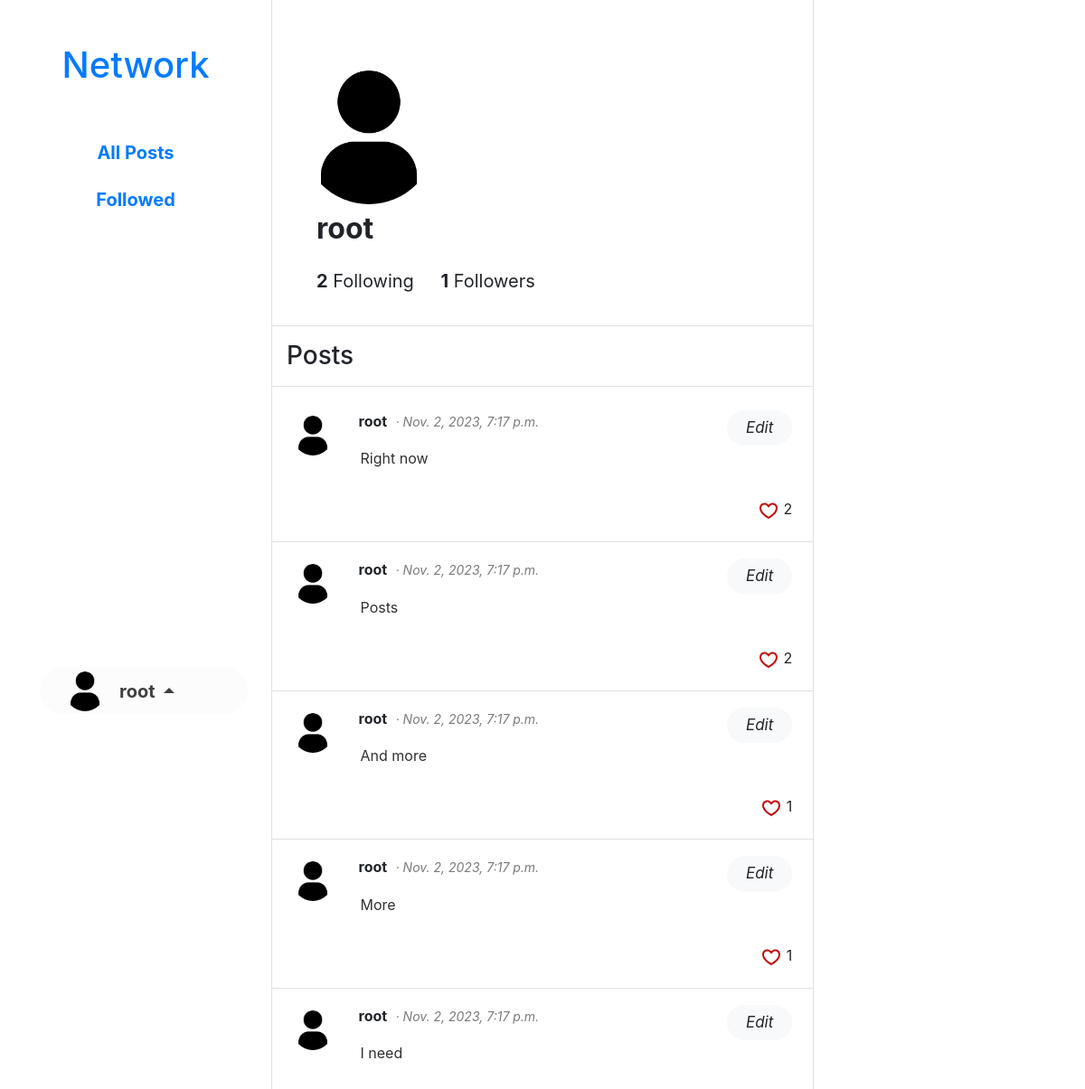
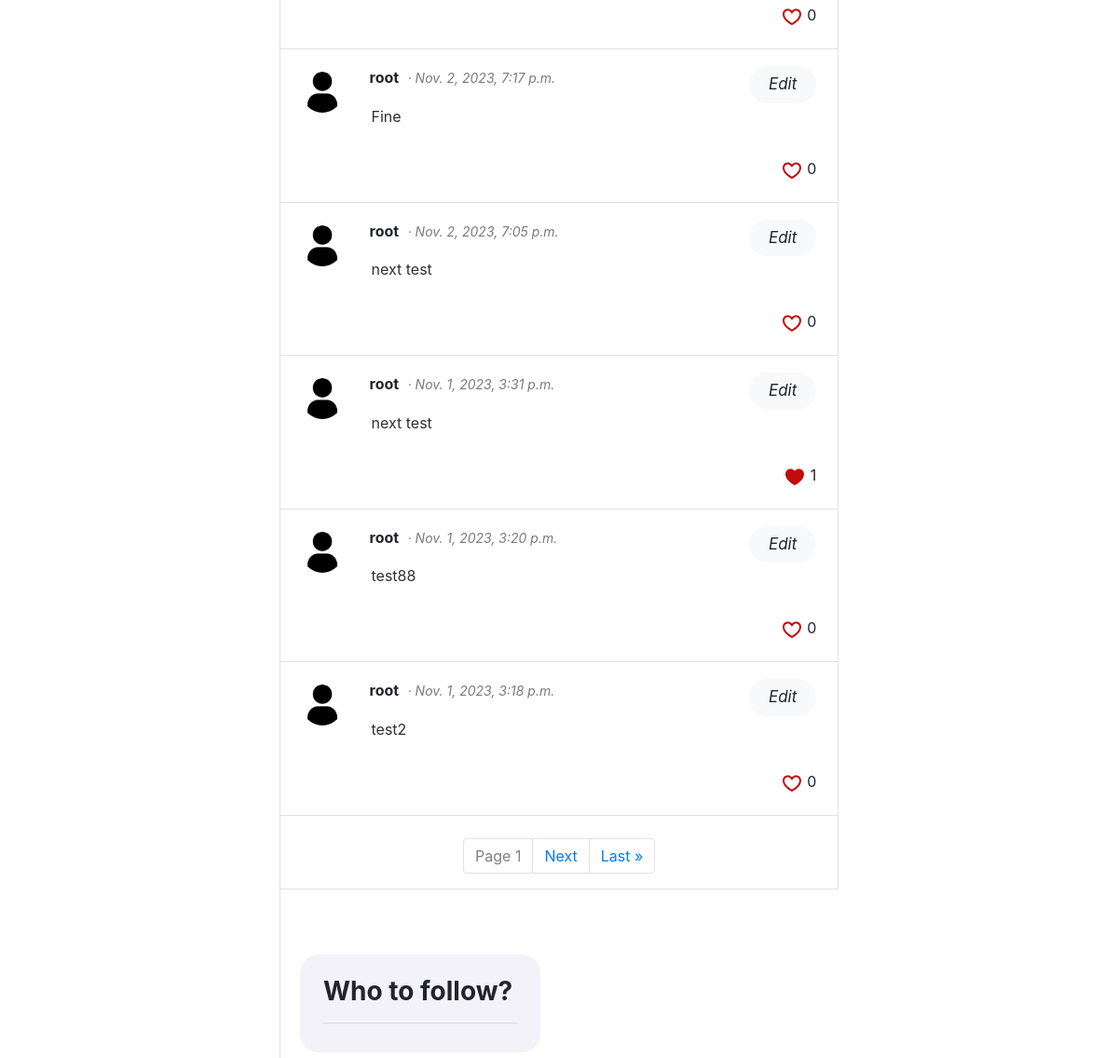
/profile/2 (signed in), run on the app's committed database (2 pictures, top to bottom).
### network/models.py (models this page shows, shortened)
class User(AbstractUser):
    avatar = models.ImageField(upload_to='profile_pictures', null=True, blank=True)
    followed = models.ManyToManyField('self', symmetrical=False, blank=True, related_name='followers')

class Post(models.Model):
    author = models.ForeignKey(User, on_delete=models.CASCADE, related_name="posts")
    content = models.CharField(max_length=2048)
    likes = models.ManyToManyField(User, blank=True, related_name="liked")
    created_at = models.DateTimeField(auto_now_add=True)

### network/views.py (the view)
# urls.py: path("profile/<str:user_id>", views.profile_view, name="profile"),
def profile_view(request, user_id):
    user = User.objects.get(id=user_id)
    paginator = Paginator(Post.objects.filter(author=user).order_by('-created_at'), 10)
    page_number = request.GET.get('page')
    if not page_number:
        page_number = 1
    if request.user.is_authenticated:
        to_follow = User.objects.exclude(id__in=request.user.followed.all().values_list('id')).exclude(id=request.user.id).annotate(followers_count=Count('followers')).order_by('-followers_count')[:5]
    else:
        to_follow = User.objects.annotate(followers_count=Count('followers')).order_by('-followers_count')[:5]
    return render(request, "network/profile.html", {
        "profile": user,
        "followed": request.user.followed.filter(id=user_id).first() if request.user.is_authenticated else False,
        "posts": paginator.get_page(page_number),
        "to_follow": to_follow
    })

### network/templates/network/profile.html (shortened to what this page needs)
{% extends "network/index.html" %}
{% load static %}
{% block body2 %}
<div class="divs-2 ">
    <div>
        {% if profile.avatar %}
            <div class="m-2 avatar2" style="background-image: url('{{ profile.avatar.url }}');"></div>
        {% else %}
            <div class="m-2 avatar2" style="background-image: url('{% static 'network/default-avatar.png' %}');"></div>
        {% endif %}
        <h2 class="m-1 ml-4"><strong>{{ profile.username }}</strong></h2>
        <div class="m-4 blockquote">
            <b>{{ profile.followed.count }}</b> Following <b class="ml-4">{{ profile.followers.count }}</b> Followers
    </div>
    </div>
</div>
<h3 class="p-3 hr">Posts</h3>
<div id="posts-container">
    {% for post in posts %}
        <div class="row p-2 pt-4 border-top border-bottom post-container">
            <div class="col-1">
                {% if post.author.avatar %}
                    <div class="avatar" style="background-image: url('{{ post.author.avatar.url }}');"></div>
                {% else %}
                    <div class="avatar" style="background-image: url('{% static 'network/default-avatar.png' %}');"></div>
                {% endif %}
            </div>
            <div class="col-11">
                <div class="ml-4 post-content-container">
                    <strong>{{ post.author.username }}</strong>
                    <i class="timestamp">· {{ post.created_at }}</i>
                    {% if post.author == user %}
                        <i class="btn btn-light font-weight-normal float-right edit-post-button" data-post-id="{{ post.id }}">Edit</i>
                    {% endif %}
                    <br>
                    <textarea class="bg-transparent post-content" type="text" disabled>{{ post.content }}</textarea>
                    <div class="like-container">
                        {% if user in post.likes.all %}
                            <svg style="display: inline-block;" class="like" data-post="{{ post.id }}" data-like="true"><g color="#c20b0b"><path fill="currentcolor" d="M20.884 13.19c-1.351 2.48-4.001 5.12-8.379 7.67l-.503.3-.504-.3c-4.379-2.55-7.029-5.19-8.382-7.67-1.36-2.5-1.41-4.86-.514-6.67.887-1.79 2.647-2.91 4.601-3.01 1.651-.09 3.368.56 4.798 2.01 1.429-1.45 3.146-2.1 4.796-2.01 1.954.1 3.714 1.22 4.601 3.01.896 1.81.846 4.17-.514 6.67z"></path></g></svg>
                        {% else %}
                            <svg style="display: inline-block;" class="like " data-post="{{ post.id }}" data-like="false"><g color="#c20b0b"><path fill="currentcolor" d="M16.697 5.5c-1.222-.06-2.679.51-3.89 2.16l-.805 1.09-.806-1.09C9.984 6.01 8.526 5.44 7.304 5.5c-1.243.07-2.349.78-2.91 1.91-.552 1.12-.633 2.78.479 4.82 1.074 1.97 3.257 4.27 7.129 6.61 3.87-2.34 6.052-4.64 7.126-6.61 1.111-2.04 1.03-3.7.477-4.82-.561-1.13-1.666-1.84-2.908-1.91zm4.187 7.69c-1.351 2.48-4.001 5.12-8.379 7.67l-.503.3-.504-.3c-4.379-2.55-7.029-5.19-8.382-7.67-1.36-2.5-1.41-4.86-.514-6.67.887-1.79 2.647-2.91 4.601-3.01 1.651-.09 3.368.56 4.798 2.01 1.429-1.45 3.146-2.1 4.796-2.01 1.954.1 3.714 1.22 4.601 3.01.896 1.81.846 4.17-.514 6.67z"></path></g></svg>
                        {% endif %}
                        <p class="likes-count likes-count-{{ post.id }}">{{ post.likes.count }}</p>
                    </div>
                </div>
            </div>
        </div>
    {% endfor %}
    <div class="d-flex justify-content-center mt-4">
        <ul class="pagination">
            <span class="current">
                <li class="page-item"><a class="page-link disabled">Page {{ posts.number }}</a></li>
            </span>
            {% if posts.has_next %}
                <li class="page-item"><a class="page-link" href="?page={{ posts.next_page_number }}">Next</a></li>
                <li class="page-item"><a class="page-link" href="?page={{ posts.paginator.num_pages }}">Last &raquo;</a></li>
            {% endif %}
        </ul>
    </div>
</div>
{% endblock %}

### network/templates/network/layout.html (shortened to what this page needs)
{% load static %}
<!DOCTYPE html>
<html lang="en">
    <head>
        <link rel="stylesheet" href="https://stackpath.bootstrapcdn.com/bootstrap/4.4.1/css/bootstrap.min.css">
        <link href="{% static 'network/styles.css' %}" rel="stylesheet">
    </head>
    <body>
        <div class="container flex">
          <div class="row">
            <div class="col-3 left-bar vh-100 nav-container">
                <div class="nav flex-column nav-pills" id="v-tabs-tab" aria-orientation="vertical">
                    <h1 class="align-self-center m-4 mt-5 text-center text-primary website-title"><p class="left-big">Network</p><p class="left-small">Net</p></h1>
                    <a class="nav-link mt-2 align-self-center" id="v-tabs-all-tab" href="/" aria-selected="true"><p class="left-big">All Posts</p><p class="left-small">All</p></a>
                    {% if user.is_authenticated %}
                        <a class="nav-link align-self-center" id="v-tabs-followed-tab" href="{% url 'followed' %}" aria-selected="false"><p class="left-big">Followed</p><p class="left-small">Fol</p></a>
                        <div class="dropup account-dropdown align-self-center">
                            <a class="nav-link btn-secondary w-100 a-avatar" href="#" role="button" id="dropdownMenuLink" data-toggle="dropdown" aria-haspopup="true" aria-expanded="false">
                                <div class="avatar avatar1" style="background-image:
                                    {% if user.avatar %}
                                        url('{{ user.avatar.url }}');
                                    {% else %}
                                        url('{% static 'network/default-avatar.png' %}');
                                    {% endif %}
                                    ">
                                    <div class="username-container left-big dropdown-toggle align-middle">
                                        {{ user.username }}
                                    </div>
                                </div>
                            </a>
                        </div>
                    {% else %}
                        <a class="nav-link align-self-center" id="v-tabs-login-tab" href="{% url 'login' %}" aria-selected="false">Log In</a>
                        <a class="nav-link align-self-center" id="v-tabs-register-tab" href="{% url 'register' %}" aria-selected="false">Register</a>
                    {% endif %}
                </div>
            </div>
            <div class="col-9 border-left">
                {% block body %}
                {% endblock %}
            </div>
          </div>
        </div>
    </body>
</html>

### network/static/network/styles.css (style rules this page uses)
.container { max-width: 1320px!important; }
.account-dropdown { position: absolute; bottom: 0; width: calc(100% - 52px); margin-bottom: 10px; }
#dropdownMenuLink { background-color: rgb(252, 252, 252); color: rgb(63, 63, 63); }
.nav-link { border-radius: 40px!important; vertical-align: middle; height: 52px; max-width: 230px; text-align: center; font-size: 20px; font-weight: 700; padding: 10px; padding-inline: 50px; float: right; }
.website-title { max-width: 190px; }
.btn { padding: 6px; padding-inline: 20px; border-radius: 40px!important; text-align: center; font-size: 17px; font-weight: bold; }
.divs-2 { margin-top: 30px; margin-inline: -15px; padding-top: 40px; padding-inline: 25px; padding-bottom: 10px; border-bottom: 1px solid #dee2e6!important; }
.avatar { display: inline-block; width: 44px; height: 44px; border-radius: 50%; background-repeat: no-repeat; background-position: center; background-size: 44px; }
.avatar1 { margin-right: 130px; margin-top: 0px; }
.avatar2 { width: 148px; height: 148px; border-radius: 50%; background-repeat: no-repeat; background-position: center; background-size: 148px; }
.a-avatar { padding: 5px; }
.username-container { display: inline-block; vertical-align: middle; margin-left: 60px; line-height: 44px; }
.post-content { resize: none; min-height: 0px; color: rgb(48, 48, 48); border: none; border-radius: 5px; width: 100%; }
.post-container { border-top: 0 solid #dee2e6!important; margin: 0px; }
#posts-container { margin-inline: -15px; width: calc(100% + 30px); }
.post-content-container { margin-top: -6px; }
.timestamp { display: inline-block; color: rgb(122, 122, 122); font-size: 14px; margin-left: 5px; }
.like { display: inline-block; height: 24px; width: 24px; }
.likes-count { display: inline-block; }
.like-container { float: right; }
.hr { margin-inline: -15px; border-bottom: 1px solid #dee2e6!important; }
a.disabled { color: gray; pointer-events: none; }

### data on the page
User: username "root", followed.count "2", followers.count "1"
Post: author.username "root", created_at "Nov. 2, 2023, 7:17 p.m.", content "Right now", likes.count "2"
Post: author.username "root", created_at "Nov. 2, 2023, 7:17 p.m.", content "Posts", likes.count "2"
Post: author.username "root", created_at "Nov. 2, 2023, 7:17 p.m.", content "And more", likes.count "1"
Post: author.username "root", created_at "Nov. 2, 2023, 7:17 p.m.", content "More", likes.count "1"
Post: author.username "root", created_at "Nov. 2, 2023, 7:17 p.m.", content "I need", likes.count "0"
Post: author.username "root", created_at "Nov. 2, 2023, 7:17 p.m.", content "Fine", likes.count "0"
Post: author.username "root", created_at "Nov. 2, 2023, 7:05 p.m.", content "next test", likes.count "0"
Post: author.username "root", created_at "Nov. 1, 2023, 3:31 p.m.", content "next test", likes.count "1"
Post: author.username "root", created_at "Nov. 1, 2023, 3:20 p.m.", content "test88", likes.count "0"
Post: author.username "root", created_at "Nov. 1, 2023, 3:18 p.m.", content "test2", likes.count "0"

### other printed values
{{ posts.number }} "1"
